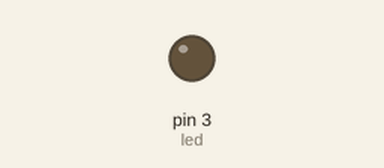
This sketch was run on a simulated Arduino Uno, built with avr-gcc and run on an emulated ATmega328P. On the bench: output pins drawn as LEDs (lit = HIGH).

Above: at 0.15 s.
At 39.84 s:
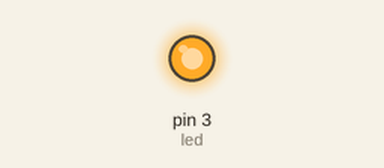
Timing chart, 0 to 40.0 s (numbered marks = the images above):
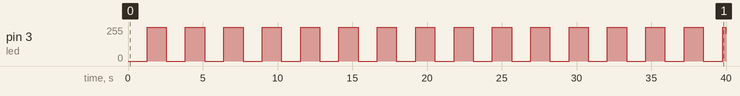

The sketch:

LedFadding.ino
```cpp
//Aluno: Felipe de Menezes Santos

#define led 3

void setup()
{
  pinMode(led, OUTPUT);
}

void loop()
{
  int valor;

  for(valor = 0; valor < 256; valor++){
  analogWrite(led, valor);
    delay(5);
  }
  for(valor = 255; valor >=0; valor--){
  analogWrite(led, valor);
    delay(5);
  }

}
```

Measured:
- by itself, pin 3 (led): 0/255 → 255/255 at 1.3 s, → 0/255 1.3 s later, → 255/255 1.3 s later, → 0/255 1.3 s later, … (32 changes in this stretch)
